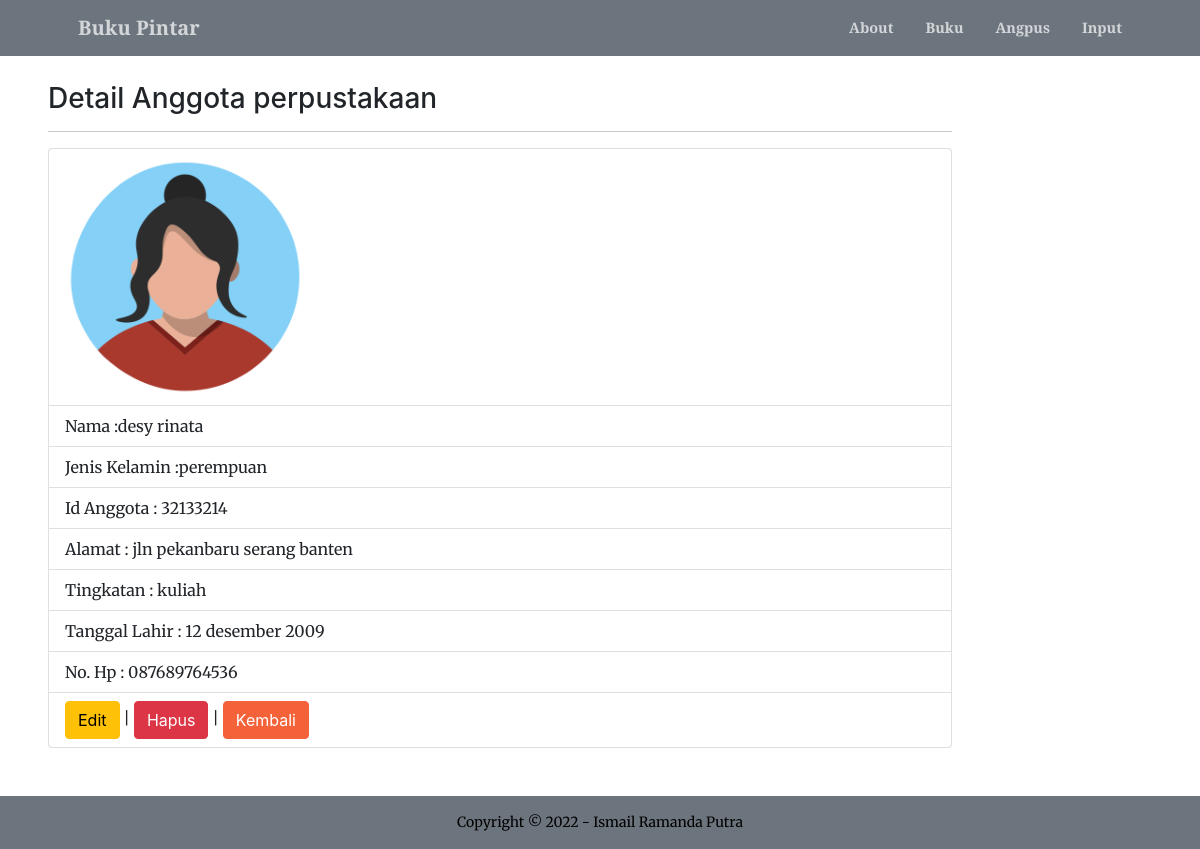
Screenshot of /detail2.php?id=1 with the database file from the repository.
### tables this page shows
CREATE TABLE `anggota_perpus` (
  `id` int(11) NOT NULL,
  `id_anggota` varchar(10) NOT NULL,
  `nama` varchar(50) NOT NULL,
  `jenis_kelamin` varchar(20) NOT NULL,
  `alamat` varchar(50) NOT NULL,
  `no_hp` varchar(25) NOT NULL,
  `tingkatan` varchar(20) NOT NULL,
  `tanggal_lahir` varchar(25) NOT NULL,
  `foto_anggota` varchar(20) NOT NULL
);

### functions.php (called while the page is built, shortened)
<?php
$konn = mysqli_connect('localhost', 'root', '', 'UAS_1904030062');
function query($query)
{
  global $konn;
  $result = mysqli_query($konn, $query);
  if (mysqli_num_rows($result) == 1) {
    return mysqli_fetch_assoc($result);
  }
  $rows = [];
  return $rows;
}

### detail2.php (the view, shortened to what this page needs)
<?php
require 'functions.php';
$id = $_GET['id'];
$anggota = query("SELECT * FROM anggota_perpus WHERE id=$id");
?>
<!DOCTYPE html>
<html lang="en">
    <head>
        <link href="https://cdn.jsdelivr.net/npm/bootstrap-icons@1.5.0/font/bootstrap-icons.css" rel="stylesheet" />
        <link href="https://cdnjs.cloudflare.com/ajax/libs/SimpleLightbox/2.1.0/simpleLightbox.min.css" rel="stylesheet" />
        <link href="css/styles.css" rel="stylesheet" />
    </head>
    <body id="page-top">
        <nav class="navbar navbar-expand-lg navbar-light bg-secondary fixed-top " id="mainNav">
            <div class="container px-4 px-lg-5">
                <a class="navbar-brand" href="#page-top">Buku Pintar</a>
                <div class="collapse navbar-collapse" id="navbarResponsive">
                    <ul class="navbar-nav ms-auto my-2 my-lg-0">
                        <li class="nav-item"><a class="nav-link" href="index.php">About</a></li>
                        <li class="nav-item"><a class="nav-link" href="buku.php">Buku</a></li>
                        <li class="nav-item"><a class="nav-link" href="anggota.php">Angpus</a></li>
                        <li class="nav-item"><a class="nav-link" href="input.php">Input</a></li>
                    </ul>
                </div>
            </div>
        </nav>
        <div class="col-md-10 p-5 pt-5">
            <h3><i class="fas fa-users"></i> <br>Detail Anggota perpustakaan</h3>
            <hr>
            <ul class="list-group">
                <li class="list-group-item"><img src= "assets/img/<?= $anggota['foto_anggota']; ?>" width="240 px" alt=""></li>
                <li class="list-group-item">Nama :<?= $anggota['nama']; ?></li>
                <li class="list-group-item">Jenis Kelamin :<?= $anggota['jenis_kelamin']; ?></li>
                <li class="list-group-item">Id Anggota : <?= $anggota['id_anggota']; ?></li>
                <li class="list-group-item">Alamat  : <?= $anggota['alamat']; ?></li>
                <li class="list-group-item">Tingkatan : <?= $anggota['tingkatan']; ?></li>
                <li class="list-group-item">Tanggal Lahir : <?= $anggota['tanggal_lahir']; ?></li>
                <li class="list-group-item">No. Hp : <?= $anggota['no_hp']; ?></li>
                <li class="list-group-item">
                    <a href="edit2.php?id=<?= $anggota['id']; ?>" class="btn btn-warning" role="button">Edit</a> |
                    <a href="hapus2.php?id=<?= $anggota['id']; ?>" onclick="return confirm('Apakah anda yakin akan menghapus data ini?');" class="btn btn-danger" role="button">Hapus</a> |
                    <a href="anggota.php" class="btn btn-primary" role="button">Kembali</a>
                </li>
            </ul>
        </div>
        <footer class="bg-secondary py-3">
            <div class="container px-4 px-lg-5"><div class="small text-center text-black">Copyright &copy; 2022 - Ismail Ramanda Putra</div></div>
        </footer>
    </body>
</html>

### rows the page displays
anggota_perpus: foto_anggota (picture), nama "desy rinata", jenis_kelamin "perempuan", id_anggota "32133214", alamat "jln pekanbaru serang banten", tingkatan "kuliah", tanggal_lahir "12 desember 2009", no_hp "087689764536"
